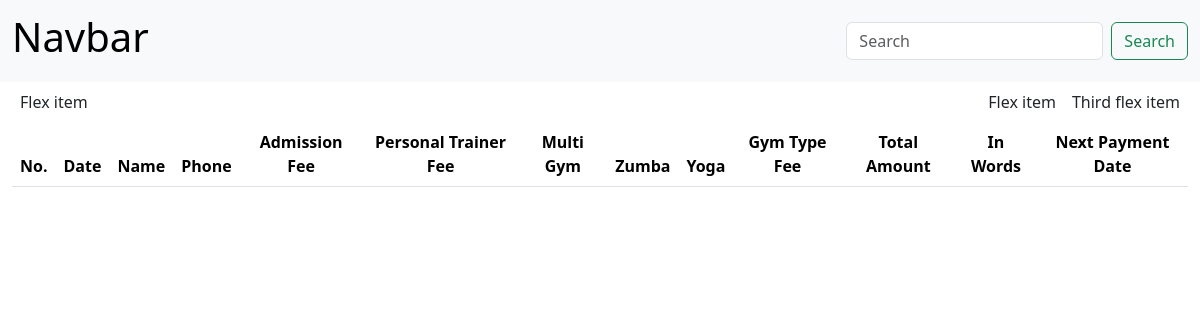
/receipt_view, run on an earlier commit of the app's database.
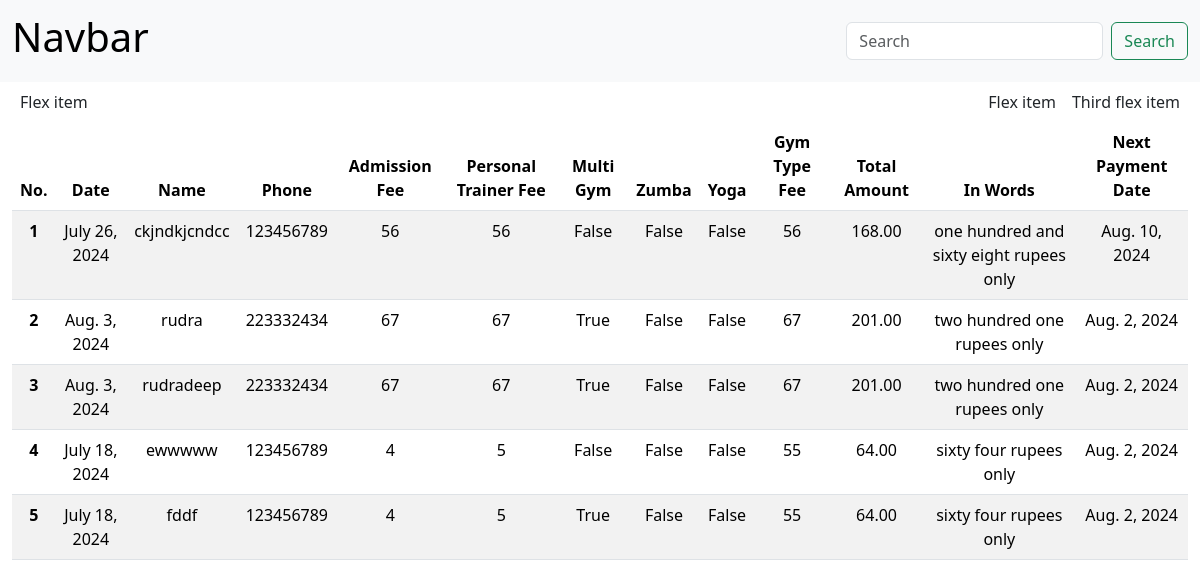
And on a later commit of the database.
### home/models.py (models this page shows, shortened)
class Receipt(models.Model):
    date = models.DateField()
    slno = models.AutoField(primary_key=True)
    name = models.CharField(max_length=100)
    phone = models.CharField(max_length=15)
    admission_fee = models.ImageField()
    personal_trainer_fee = models.ImageField()
    multi_gym = models.BooleanField(default=False)
    zumba = models.BooleanField(default=False)
    yoga = models.BooleanField(default=False)
    gym_type_fee = models.ImageField()
    total_amount = models.ImageField()
    in_words = models.CharField(max_length=255)
    next_payment_date = models.DateField()

### home/views.py (the view)
# urls.py: path("receipt_view", views.receipt_view, name="receipt_view"),
def receipt_view(request):
    receipts = Receipt.objects.all()
    context = {
        'receipts': receipts
    }
    return render(request, "receipt_view.html", context)

### templates/receipt_view.html (shortened to what this page needs)
<!doctype html>
<html lang="en">
<head>
    <link href="https://cdn.jsdelivr.net/npm/bootstrap@5.3.3/dist/css/bootstrap.min.css" rel="stylesheet">
</head>
<body>
    <nav class="navbar bg-body-tertiary">
        <div class="container-fluid">
            <a class="navbar-brand"><h1>Navbar</h1></a>
            <form class="d-flex" role="search">
                <input class="form-control me-2" type="search" placeholder="Search" aria-label="Search">
                <button class="btn btn-outline-success" type="submit">Search</button>
            </form>
        </div>
    </nav>
    <div class="container-fluid">
        <div class="d-flex">
            <div class="p-2 flex-grow-1">Flex item</div>
            <div class="p-2">Flex item</div>
            <div class="p-2">Third flex item</div>
        </div>
        <table class="table table-striped" style="text-align: center;">
            <thead>
                <tr>
                    <th scope="col">No.</th>
                    <th scope="col">Date</th>
                    <th scope="col">Name</th>
                    <th scope="col">Phone</th>
                    <th scope="col">Admission Fee</th>
                    <th scope="col">Personal Trainer Fee</th>
                    <th scope="col">Multi Gym</th>
                    <th scope="col">Zumba</th>
                    <th scope="col">Yoga</th>
                    <th scope="col">Gym Type Fee</th>
                    <th scope="col">Total Amount</th>
                    <th scope="col">In Words</th>
                    <th scope="col">Next Payment Date</th>
                </tr>
            </thead>
            <tbody>
                {% for receipt in receipts %}
                <tr>
                    <th scope="row">{{ forloop.counter }}</th>
                    <td>{{ receipt.date }}</td>
                    <td>{{ receipt.name }}</td>
                    <td>{{ receipt.phone }}</td>
                    <td>{{ receipt.admission_fee }}</td>
                    <td>{{ receipt.personal_trainer_fee }}</td>
                    <td>{{ receipt.multi_gym }}</td>
                    <td>{{ receipt.zumba }}</td>
                    <td>{{ receipt.yoga }}</td>
                    <td>{{ receipt.gym_type_fee }}</td>
                    <td>{{ receipt.total_amount }}</td>
                    <td>{{ receipt.in_words }}</td>
                    <td>{{ receipt.next_payment_date }}</td>
                </tr>
                {% endfor %}
            </tbody>
        </table>
    </div>
</body>
</html>

What changed in the data, as far as the page shows it:
added Receipt: date "July 26, 2024", name "ckjndkjcndcc", phone "123456789", admission_fee "56", personal_trainer_fee "56", multi_gym "False", zumba "False", yoga "False", gym_type_fee "56", total_amount "168.00", in_words "one hundred and sixty eight rupees only", next_payment_date "Aug. 10, 2024"
added Receipt: date "Aug. 3, 2024", name "rudra", phone "223332434", admission_fee "67", personal_trainer_fee "67", multi_gym "True", zumba "False", yoga "False", gym_type_fee "67", total_amount "201.00", in_words "two hundred one rupees only", next_payment_date "Aug. 2, 2024"
added Receipt: date "Aug. 3, 2024", name "rudradeep", phone "223332434", admission_fee "67", personal_trainer_fee "67", multi_gym "True", zumba "False", yoga "False", gym_type_fee "67", total_amount "201.00", in_words "two hundred one rupees only", next_payment_date "Aug. 2, 2024"
added Receipt: date "July 18, 2024", name "ewwwww", phone "123456789", admission_fee "4", personal_trainer_fee "5", multi_gym "False", zumba "False", yoga "False", gym_type_fee "55", total_amount "64.00", in_words "sixty four rupees only", next_payment_date "Aug. 2, 2024"
added Receipt: date "July 18, 2024", name "fddf", phone "123456789", admission_fee "4", personal_trainer_fee "5", multi_gym "True", zumba "False", yoga "False", gym_type_fee "55", total_amount "64.00", in_words "sixty four rupees only", next_payment_date "Aug. 2, 2024"
